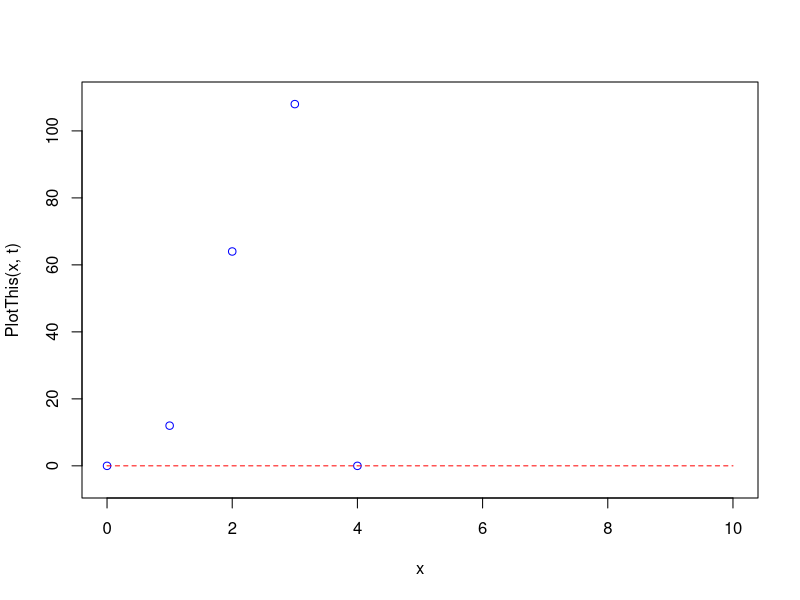

Write the R code that produced this figure.
t<- 0:10
x<- 0:10
PlotThis <- function(x,t){
  #just minus b part and see when above 0/ or when real
  ReturnThis <-((4*sqrt(t)*x)^2-4*(x^2)*(t^2))
  print(ReturnThis)
}
y<- rep(0,11)
plot (x,PlotThis(x,t), col="blue", lty=1, ylim=c(-5,110))
lines(x, y , col="red", lty=2)

